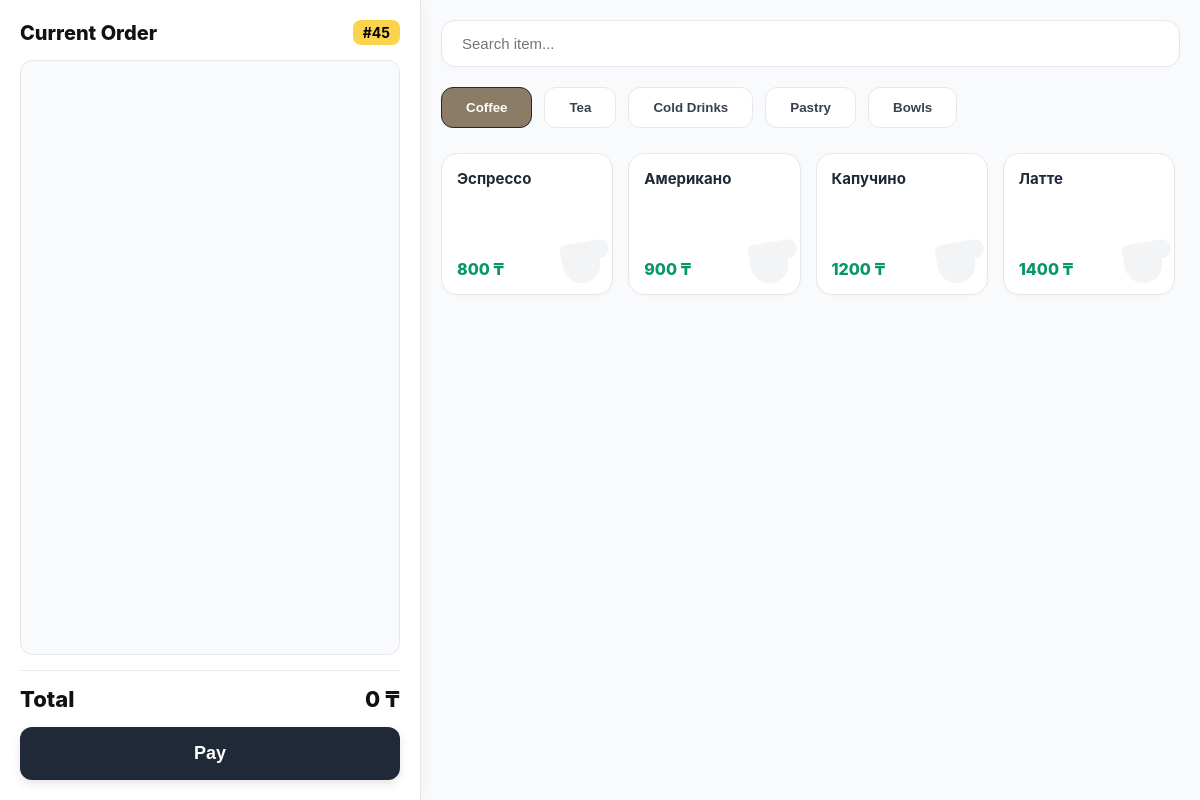
The app's page /cashier/, older data.
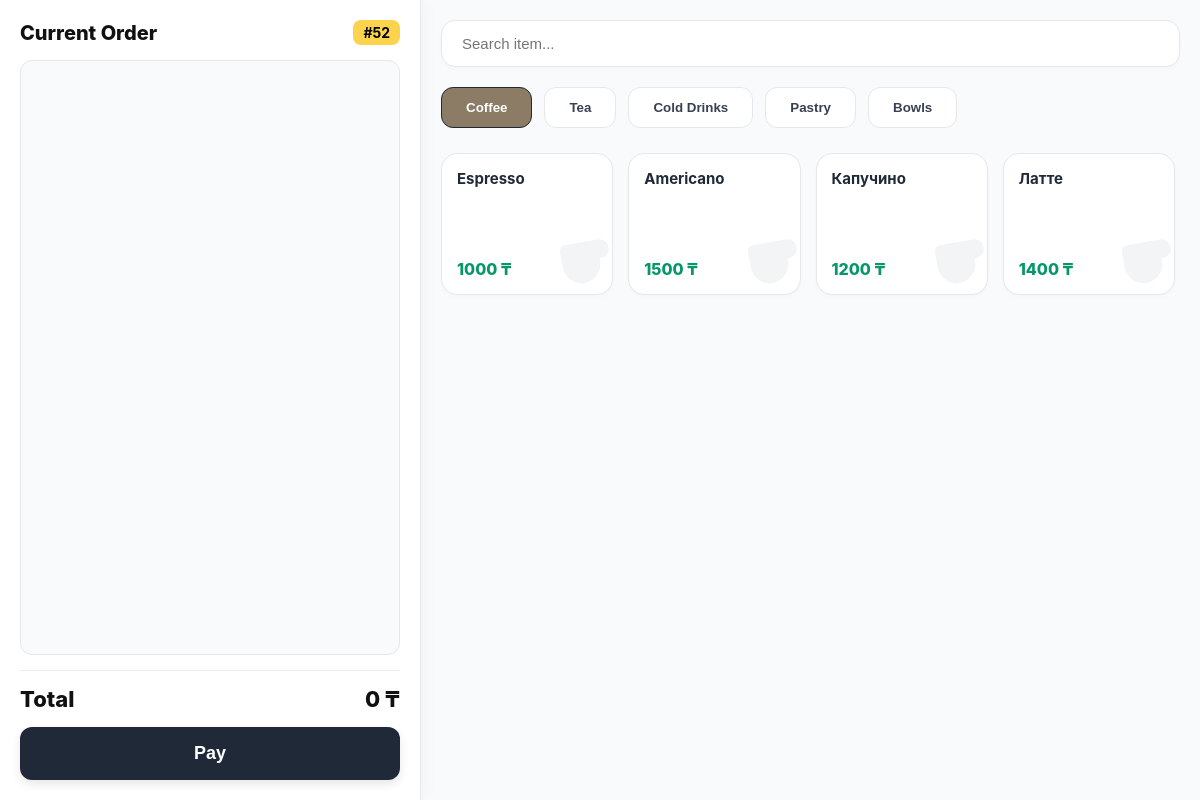
The same page, newer data.
### coffee/models.py (models this page shows, shortened)
class MenuItem(models.Model):
    CATEGORY_CHOICES = [
        ('coffee', 'Coffee'),
        ('tea', 'Tea'),
        ('cold', 'Cold Drinks'),
        ('pastry', 'Pastry'),
        ('bowl', 'Bowls'),
        ('other', 'Other'),
    ]
    name = models.CharField(max_length=100)
    price = models.DecimalField(max_digits=8, decimal_places=2, verbose_name="Base Price")
    category = models.CharField(max_length=20, choices=CATEGORY_CHOICES, default='coffee', verbose_name="Category")
    is_sized = models.BooleanField(default=True, verbose_name="Has Sizes (S/M/L)")
    has_milk_mods = models.BooleanField(default=False, verbose_name="Allows: Milk")
    has_syrup_mods = models.BooleanField(default=False, verbose_name="Allows: Syrups")
    has_ice_mods = models.BooleanField(default=False, verbose_name="Allows: Ice")
    has_other_mods = models.BooleanField(default=False, verbose_name="Allows: Other")

### coffee/views.py (the view)
# urls.py: path('cashier/', views.cashier_view, name='cashier'), # Касса
def cashier_view(request):
    last_order = Order.objects.last()
    next_id = last_order.id + 1 if last_order else 1
    products = MenuItem.objects.all()
    modifiers = list(Modifier.objects.values())
    context = {
        'next_id': next_id,
        'products': products,
        'modifiers': modifiers
    }
    return render(request, 'coffee/cashier.html', context)

### coffee/templates/coffee/cashier.html (shortened to what this page needs)
{% load static %}
<!DOCTYPE html>
<html lang="en">
<head>
</head>
<body>
    <div class="pos-container">
        <div class="panel-cart">
            <div class="cart-header">
                <span class="t-current">Current Order</span>
                <span class="order-badge" id="ui-order-id">#{{ next_id }}</span>
            </div>
            <div class="cart-list" id="cart-items">
                </div>
            <div class="total-section">
                <div class="total-row">
                    <span class="t-total">Total</span>
                    <span id="total-price">0 ₸</span>
                </div>
                <button class="pay-button" onclick="submitOrder()">
                    <span class="t-pay">Pay</span>
                </button>
            </div>
        </div>
        <div class="panel-menu">
            <div class="search-container">
                <input type="text" placeholder="Search item..." class="search-input t-search-ph">
            </div>
            <div class="category-tabs">
                <button class="tab-btn active" onclick="filterMenu('coffee')"> <span class="t-coffee">Coffee</span></button>
                <button class="tab-btn" onclick="filterMenu('tea')"> <span class="t-tea">Tea</span></button>
                <button class="tab-btn" onclick="filterMenu('cold')"> <span class="t-cold">Cold Drinks</span></button>
                <button class="tab-btn" onclick="filterMenu('pastry')"> <span class="t-pastry">Pastry</span></button>
                <button class="tab-btn" onclick="filterMenu('bowl')"> <span class="t-bowl">Bowls</span></button>
            </div>
            <div class="menu-grid" id="menu-grid">
                {% for item in products %}
                <div class="menu-item"
                     onclick="selectItem(this)"
                     data-name="{{ item.name|escapejs }}"
                     data-price="{{ item.price|stringformat:'d' }}"
                     data-sized="{{ item.is_sized|yesno:'true,false' }}"
                     data-milk="{{ item.has_milk_mods|yesno:'true,false' }}"
                     data-syrup="{{ item.has_syrup_mods|yesno:'true,false' }}"
                     data-ice="{{ item.has_ice_mods|yesno:'true,false' }}"
                     data-other="{{ item.has_other_mods|yesno:'true,false' }}"
                     data-category="{{ item.category }}">
                    <div class="item-name">{{ item.name }}</div>
                    <div class="item-price">{{ item.price|floatformat:0 }} ₸</div>
                    {% if item.category == 'coffee' %}
                        <svg class="bg-icon" viewBox="0 0 24 24" fill="currentColor"><path d="M18.5 3H6c-1.1 0-2 .9-2 2v5.71c0 3.83 2.95 7.18 6.78 7.29 3.96.12 7.22-3.06 7.22-7v-1h.5c1.93 0 3.5-1.57 3.5-3.5S20.43 3 18.5 3z"/></svg>
                    {% elif item.category == 'pastry' %}
                        <svg class="bg-icon" viewBox="0 0 24 24" fill="currentColor"><path d="M22 10v9c0 1.1-.9 2-2 2H4c-1.1 0-2-.9-2-2v-9h20z"/></svg>
                    {% elif item.category == 'cold' %}
                        <svg class="bg-icon" viewBox="0 0 24 24" fill="currentColor"><path d="M18.06 22.99h1.66c.84 0 1.53-.64 1.6-1.48L22.95 9.08a.99.99 0 0 0-.74-1.07l-1.07-.26L21.8 5.09l1.93.48a1 1 0 0 0 1.21-.76l.24-1a1 1 0 0 0-.75-1.21l-7.3-1.83a1 1 0 0 0-1.21.76l-.24 1a1 1 0 0 0 .76 1.21l1.93.48-.66 2.65-11.63-2.9.27-1.11a1.004 1.004 0 0 0-1.22-.76L4.14 2.3A1 1 0 0 0 2.92 3.52l.24 1A.996.996 0 0 0 4.38 5.3l1.93.48L5.59 9c-.53.13-.88.66-.75 1.2l3.43 14.28c.17.7.8 1.18 1.52 1.18h8.27v-2.67z"/></svg>
                    {% else %}
                        <svg class="bg-icon" viewBox="0 0 24 24" fill="currentColor"><circle cx="12" cy="12" r="10"/></svg>
                    {% endif %}
                </div>
                {% empty %}
                    <div style="grid-column: 1/-1; text-align: center; color: #999;">No items</div>
                {% endfor %}
            </div>
        </div>
    </div>
</body>
</html>

### coffee/templates/coffee/cashier.html (style rules this page uses)
body { margin: 0; padding: 0; height: 100vh; overflow: hidden; font-family: -apple-system, BlinkMacSystemFont, "Segoe UI", Roboto, sans-serif; background-color: #F3F4F6; }
.pos-container { display: flex; height: 100vh; width: 100%; }
.panel-cart { flex: 1; min-width: 380px; background: #ffffff; border-right: 1px solid #E5E7EB; display: flex; flex-direction: column; padding: 20px; box-shadow: 4px 0 15px rgba(0,0,0,0.03); z-index: 10; }
.panel-menu { flex: 2.5; background: #F9FAFB; padding: 20px; display: flex; flex-direction: column; }
.cart-header { display: flex; justify-content: space-between; align-items: center; margin-bottom: 15px; }
.t-current { font-size: 20px; font-weight: 800; color: #111; }
.order-badge { background: #FCD34D; padding: 4px 10px; border-radius: 8px; font-weight: bold; font-size: 14px; }
.cart-list { flex-grow: 1; overflow-y: auto; background: #F9FAFB; border-radius: 12px; border: 1px solid #E5E7EB; padding: 10px; margin-bottom: 15px; }
.total-section { margin-top: auto; border-top: 1px solid #eee; padding-top: 15px; }
.total-row { display: flex; justify-content: space-between; font-size: 22px; font-weight: 800; margin-bottom: 15px; color: #111; }
.pay-button { width: 100%; background: #1F2937; color: white; padding: 16px; border: none; border-radius: 12px; font-size: 18px; font-weight: 700; cursor: pointer; transition: 0.2s; box-shadow: 0 4px 10px rgba(0,0,0,0.1); }
.search-container { margin-bottom: 20px; }
.search-input { width: 100%; padding: 14px 20px; border: 1px solid #E5E7EB; border-radius: 14px; box-sizing: border-box; outline: none; font-size: 15px; background: #fff; box-shadow: 0 2px 5px rgba(0,0,0,0.02); }
.category-tabs { display: flex; gap: 12px; margin-bottom: 20px; overflow-x: auto; padding-bottom: 5px; }
.tab-btn { padding: 12px 24px; border: 1px solid #E5E7EB; background: #fff; border-radius: 12px; font-weight: 600; color: #374151; cursor: pointer; transition: 0.2s; white-space: nowrap; }
.tab-btn.active { background: #8C7B65; color: #fff; border-color: #1F2937; }
.menu-grid { display: grid; grid-template-columns: repeat(auto-fill, minmax(150px, 1fr)); gap: 15px; overflow-y: auto; padding-bottom: 20px; padding-right: 5px; align-content: start; }
.menu-item { background: #fff; border: 1px solid #E5E7EB; border-radius: 16px; padding: 15px; height: 110px; cursor: pointer; display: flex; flex-direction: column; justify-content: space-between; box-shadow: 0 2px 4px rgba(0,0,0,0.02); transition: all 0.1s; position: relative; overflow: hidden; }
.item-name { font-weight: 700; font-size: 15px; color: #1F2937; z-index: 2; }
.item-price { font-weight: 800; color: #059669; font-size: 16px; z-index: 2; }
.bg-icon { position: absolute; right: -5px; bottom: -5px; width: 65px; height: 65px; color: #F3F4F6; transform: rotate(-10deg); z-index: 1; pointer-events: none; }

Row changes from the older to the newer data that the page shows:
changed MenuItem: name "Эспрессо" → "Espresso"; price "800" → "1000"
changed MenuItem: name "Американо" → "Americano"; price "900" → "1500"
Text that changed along with them:
{{ next_id }}: "45" → "52"
